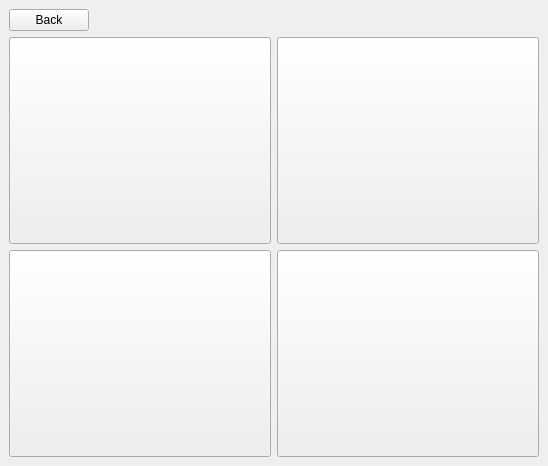
<?xml version="1.0" encoding="UTF-8"?>
<ui version="4.0">
 <class>StackedWidget</class>
 <widget class="QStackedWidget" name="StackedWidget">
  <property name="geometry">
   <rect>
    <x>0</x>
    <y>0</y>
    <width>548</width>
    <height>466</height>
   </rect>
  </property>
  <property name="sizePolicy">
   <sizepolicy hsizetype="MinimumExpanding" vsizetype="MinimumExpanding">
    <horstretch>0</horstretch>
    <verstretch>0</verstretch>
   </sizepolicy>
  </property>
  <property name="windowTitle">
   <string>StackedWidget</string>
  </property>
  <property name="currentIndex">
   <number>0</number>
  </property>
  <widget class="QWidget" name="company_page">
   <layout class="QGridLayout" name="gridLayout">
    <item row="0" column="0">
     <widget class="QPushButton" name="back_button_1">
      <property name="sizePolicy">
       <sizepolicy hsizetype="Maximum" vsizetype="Maximum">
        <horstretch>0</horstretch>
        <verstretch>0</verstretch>
       </sizepolicy>
      </property>
      <property name="text">
       <string>Back</string>
      </property>
     </widget>
    </item>
    <item row="1" column="3">
     <widget class="QPushButton" name="orange_button">
      <property name="sizePolicy">
       <sizepolicy hsizetype="Expanding" vsizetype="Expanding">
        <horstretch>0</horstretch>
        <verstretch>0</verstretch>
       </sizepolicy>
      </property>
      <property name="text">
       <string/>
      </property>
      <property name="icon">
       <iconset>
        <normaloff>resources/Orange_Logo.png</normaloff>resources/Orange_Logo.png</iconset>
      </property>
      <property name="iconSize">
       <size>
        <width>180</width>
        <height>170</height>
       </size>
      </property>
     </widget>
    </item>
    <item row="3" column="3">
     <widget class="QPushButton" name="we_button">
      <property name="sizePolicy">
       <sizepolicy hsizetype="Expanding" vsizetype="Expanding">
        <horstretch>0</horstretch>
        <verstretch>0</verstretch>
       </sizepolicy>
      </property>
      <property name="text">
       <string/>
      </property>
      <property name="icon">
       <iconset>
        <normaloff>resources/We_Logo.png</normaloff>resources/We_Logo.png</iconset>
      </property>
      <property name="iconSize">
       <size>
        <width>100</width>
        <height>150</height>
       </size>
      </property>
     </widget>
    </item>
    <item row="3" column="0">
     <widget class="QPushButton" name="etisalat_button">
      <property name="sizePolicy">
       <sizepolicy hsizetype="Expanding" vsizetype="Expanding">
        <horstretch>0</horstretch>
        <verstretch>0</verstretch>
       </sizepolicy>
      </property>
      <property name="text">
       <string/>
      </property>
      <property name="icon">
       <iconset>
        <normaloff>resources/ET_Logo.png</normaloff>resources/ET_Logo.png</iconset>
      </property>
      <property name="iconSize">
       <size>
        <width>150</width>
        <height>150</height>
       </size>
      </property>
     </widget>
    </item>
    <item row="1" column="0">
     <widget class="QPushButton" name="vodafone_button">
      <property name="sizePolicy">
       <sizepolicy hsizetype="Expanding" vsizetype="Expanding">
        <horstretch>0</horstretch>
        <verstretch>0</verstretch>
       </sizepolicy>
      </property>
      <property name="text">
       <string/>
      </property>
      <property name="icon">
       <iconset>
        <normaloff>resources/vodafone_Logo.png</normaloff>resources/vodafone_Logo.png</iconset>
      </property>
      <property name="iconSize">
       <size>
        <width>180</width>
        <height>100</height>
       </size>
      </property>
     </widget>
    </item>
   </layout>
  </widget>
  <widget class="QWidget" name="send_mony_page">
   <layout class="QGridLayout" name="gridLayout_2">
    <item row="15" column="4">
     <spacer name="horizontalSpacer_8">
      <property name="orientation">
       <enum>Qt::Horizontal</enum>
      </property>
      <property name="sizeHint" stdset="0">
       <size>
        <width>40</width>
        <height>20</height>
       </size>
      </property>
     </spacer>
    </item>
    <item row="8" column="3">
     <spacer name="verticalSpacer_4">
      <property name="orientation">
       <enum>Qt::Vertical</enum>
      </property>
      <property name="sizeHint" stdset="0">
       <size>
        <width>20</width>
        <height>40</height>
       </size>
      </property>
     </spacer>
    </item>
    <item row="15" column="0">
     <spacer name="horizontalSpacer_5">
      <property name="orientation">
       <enum>Qt::Horizontal</enum>
      </property>
      <property name="sizeHint" stdset="0">
       <size>
        <width>40</width>
        <height>20</height>
       </size>
      </property>
     </spacer>
    </item>
    <item row="7" column="0">
     <spacer name="horizontalSpacer_3">
      <property name="orientation">
       <enum>Qt::Horizontal</enum>
      </property>
      <property name="sizeHint" stdset="0">
       <size>
        <width>40</width>
        <height>20</height>
       </size>
      </property>
     </spacer>
    </item>
    <item row="9" column="0">
     <spacer name="horizontalSpacer_4">
      <property name="orientation">
       <enum>Qt::Horizontal</enum>
      </property>
      <property name="sizeHint" stdset="0">
       <size>
        <width>40</width>
        <height>20</height>
       </size>
      </property>
     </spacer>
    </item>
    <item row="2" column="3">
     <spacer name="verticalSpacer">
      <property name="orientation">
       <enum>Qt::Vertical</enum>
      </property>
      <property name="sizeHint" stdset="0">
       <size>
        <width>20</width>
        <height>40</height>
       </size>
      </property>
     </spacer>
    </item>
    <item row="7" column="3">
     <widget class="QLineEdit" name="mobile_lineEdit">
      <property name="sizePolicy">
       <sizepolicy hsizetype="Expanding" vsizetype="Fixed">
        <horstretch>0</horstretch>
        <verstretch>0</verstretch>
       </sizepolicy>
      </property>
      <property name="minimumSize">
       <size>
        <width>200</width>
        <height>0</height>
       </size>
      </property>
      <property name="maxLength">
       <number>11</number>
      </property>
      <property name="alignment">
       <set>Qt::AlignCenter</set>
      </property>
      <property name="placeholderText">
       <string>mobile number</string>
      </property>
      <property name="clearButtonEnabled">
       <bool>true</bool>
      </property>
     </widget>
    </item>
    <item row="0" column="0">
     <widget class="QPushButton" name="back_button_2">
      <property name="sizePolicy">
       <sizepolicy hsizetype="Maximum" vsizetype="Fixed">
        <horstretch>0</horstretch>
        <verstretch>0</verstretch>
       </sizepolicy>
      </property>
      <property name="text">
       <string>Back</string>
      </property>
     </widget>
    </item>
    <item row="9" column="4">
     <spacer name="horizontalSpacer_7">
      <property name="orientation">
       <enum>Qt::Horizontal</enum>
      </property>
      <property name="sizeHint" stdset="0">
       <size>
        <width>40</width>
        <height>20</height>
       </size>
      </property>
     </spacer>
    </item>
    <item row="7" column="4">
     <spacer name="horizontalSpacer_6">
      <property name="orientation">
       <enum>Qt::Horizontal</enum>
      </property>
      <property name="sizeHint" stdset="0">
       <size>
        <width>40</width>
        <height>20</height>
       </size>
      </property>
     </spacer>
    </item>
    <item row="16" column="3">
     <spacer name="verticalSpacer_2">
      <property name="orientation">
       <enum>Qt::Vertical</enum>
      </property>
      <property name="sizeHint" stdset="0">
       <size>
        <width>20</width>
        <height>40</height>
       </size>
      </property>
     </spacer>
    </item>
    <item row="10" column="3">
     <spacer name="verticalSpacer_5">
      <property name="orientation">
       <enum>Qt::Vertical</enum>
      </property>
      <property name="sizeHint" stdset="0">
       <size>
        <width>20</width>
        <height>40</height>
       </size>
      </property>
     </spacer>
    </item>
    <item row="9" column="3">
     <widget class="QLineEdit" name="amount_lineEdit">
      <property name="maxLength">
       <number>4</number>
      </property>
      <property name="alignment">
       <set>Qt::AlignCenter</set>
      </property>
      <property name="placeholderText">
       <string>amount</string>
      </property>
      <property name="clearButtonEnabled">
       <bool>true</bool>
      </property>
     </widget>
    </item>
    <item row="15" column="3">
     <widget class="QPushButton" name="ok_button">
      <property name="text">
       <string>OK</string>
      </property>
     </widget>
    </item>
    <item row="2" column="4">
     <widget class="QLabel" name="company_logo">
      <property name="sizePolicy">
       <sizepolicy hsizetype="Maximum" vsizetype="Maximum">
        <horstretch>0</horstretch>
        <verstretch>0</verstretch>
       </sizepolicy>
      </property>
      <property name="maximumSize">
       <size>
        <width>170</width>
        <height>140</height>
       </size>
      </property>
      <property name="frameShape">
       <enum>QFrame::NoFrame</enum>
      </property>
      <property name="frameShadow">
       <enum>QFrame::Sunken</enum>
      </property>
      <property name="midLineWidth">
       <number>1</number>
      </property>
      <property name="textFormat">
       <enum>Qt::RichText</enum>
      </property>
      <property name="pixmap">
       <pixmap resource="resources/images.qrc">:/logo/ET_Logo.png</pixmap>
      </property>
      <property name="scaledContents">
       <bool>true</bool>
      </property>
      <property name="alignment">
       <set>Qt::AlignCenter</set>
      </property>
      <property name="margin">
       <number>0</number>
      </property>
      <property name="textInteractionFlags">
       <set>Qt::NoTextInteraction</set>
      </property>
     </widget>
    </item>
   </layout>
  </widget>
 </widget>
 <resources>
  <include location="resources/images.qrc"/>
 </resources>
 <connections/>
</ui>
